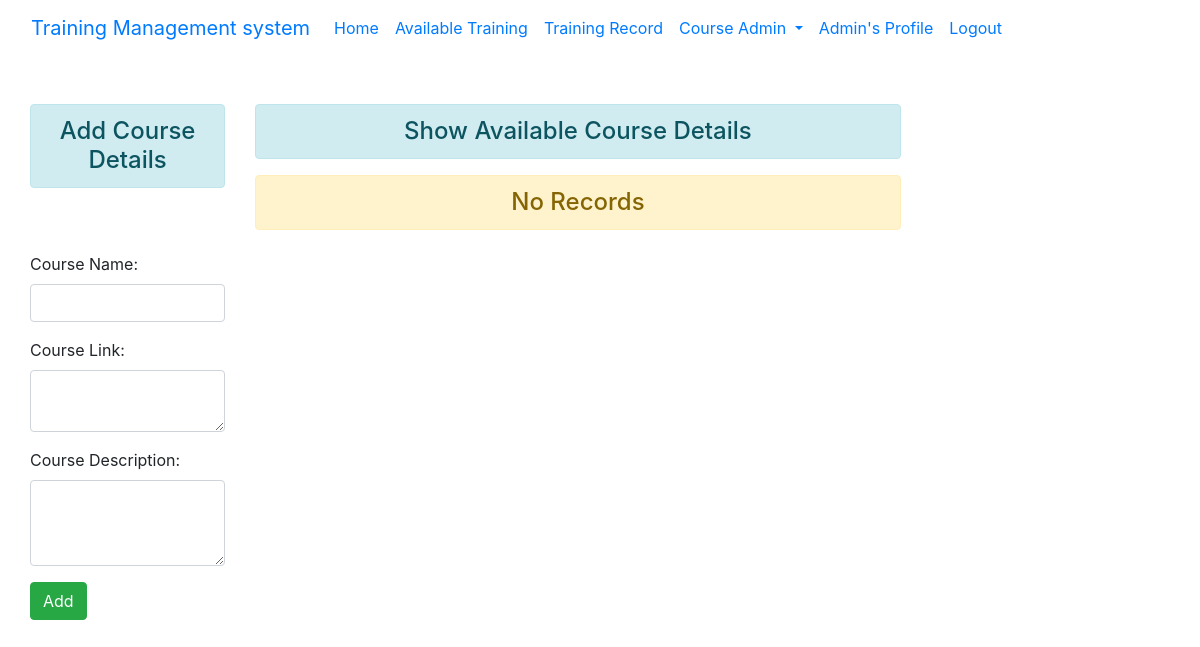
The app's page /course/add_details/ (signed in), older data.
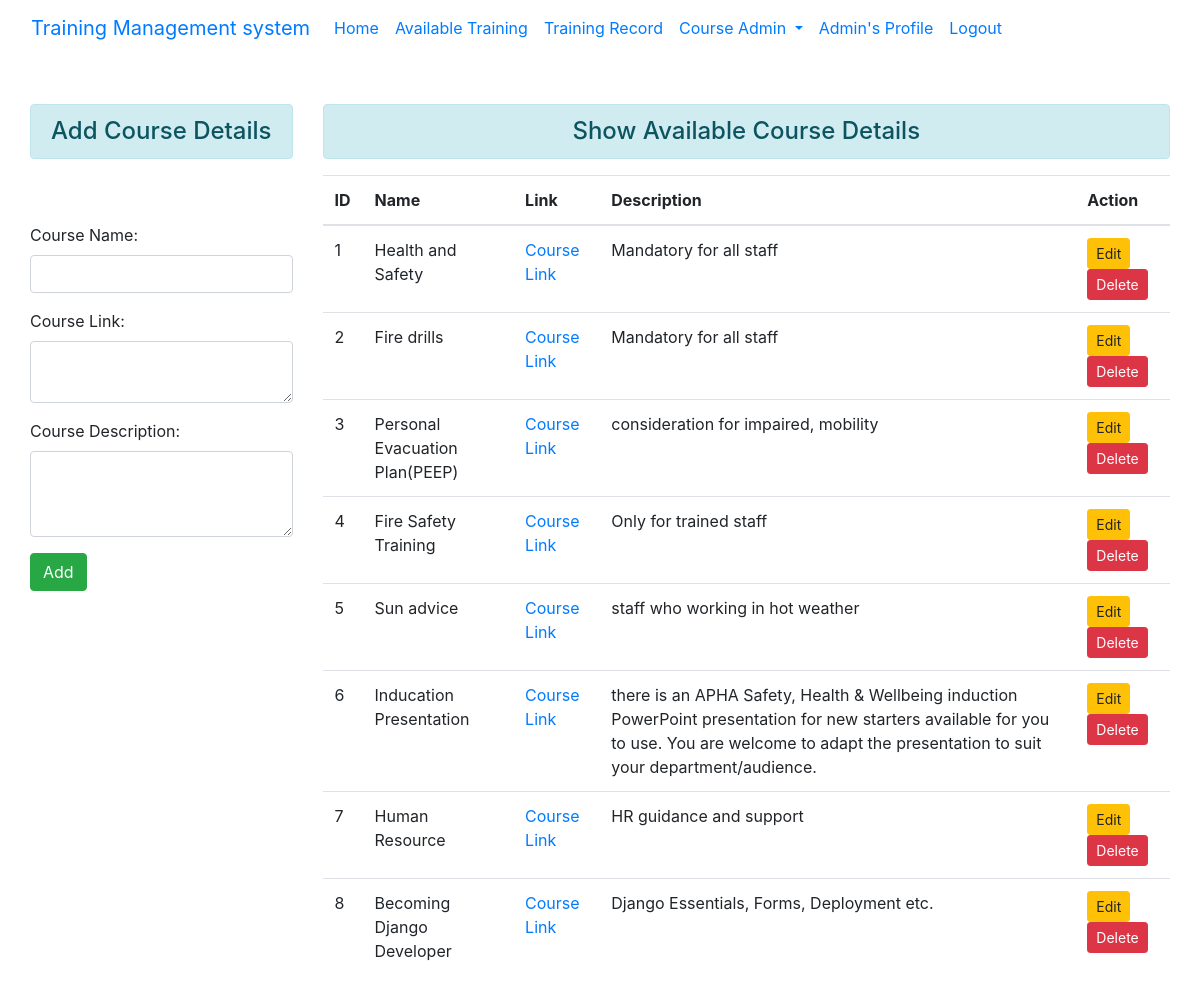
The same page, newer data.
### courseapp/models.py (models this page shows, shortened)
class CourseDetails(models.Model):
    course_name = models.CharField(max_length=100, unique=True, blank=False)
    course_link = models.URLField(verbose_name="Course Link", max_length=1000, unique=True, blank=False)
    course_desc = models.TextField(blank=True)

### courseapp/views.py (the view)
# urls.py: path('add_details/', views.add_course, name='add_details'),
@user_passes_test(lambda user: user.is_superuser)
def add_course(request):
    if request.method == 'POST':
        fm = CourseDetailsForm(request.POST)
        if fm.is_valid():
            fm.save()
            fm = CourseDetailsForm()
            messages.success(request, 'Course Successfully Added!!')
    else:
        fm = CourseDetailsForm()
    courses = CourseDetails.objects.all()
    return render(request, 'courseapp/add_details.html', {'form':fm, 'courses':courses})

### courseapp/forms.py
class CourseDetailsForm(forms.ModelForm):
    class Meta:
        model = models.CourseDetails
        fields = "__all__"
        labels = { 'course_name': 'Course Name', 'course_link': 'Course Link', 'course_desc':'Course Description'}
        widgets = { 'course_name': forms.TextInput(attrs={'class':'form-control'}),
                   'course_link': forms.Textarea(attrs={'rows':2, 'class':'form-control'}),
                   'course_desc': forms.Textarea(attrs={'rows':3, 'class':'form-control'})}

### courseapp/templates/courseapp/add_details.html (shortened to what this page needs)
{% extends 'enrollapp/base.html' %}
{% block content %}
<div class="row">
    <div class="col-sm-3 ">
        <h4 class="text-center alert alert-info"> Add Course Details </h4>
        <br/>
        <br>
        <form action="" method = "POST">
            {{ form.as_p }}
            <input type="submit" class="btn btn-success" value="Add">
        </form>
    </div>
    <div class="col-sm-9">
        <h4 class="text-center alert alert-info"> Show Available Course Details </h4>
        {% if courses %}
            <table class="table table-hover">
                <thead>
                    <tr>
                        <th scope="col">ID</th>
                        <th scope="col">Name</th>
                        <th scope="col">Link</th>
                        <th scope="col">Description</th>
                        <th scope="col">Action</th>
                    </tr>
                </thead>
                <tbody>
                    {% for course in courses %}
                        <tr>
                            <td scope="row">{{course.id}}</td>
                            <td>{{course.course_name}} </td>
                            <td><a href="{{course.course_link}}" target="_blank">Course Link</a></td>
                            <td>{{course.course_desc}}</td>
                            <td>
                                <a href="{% url 'update_course' course.id %}" class="btn btn-warning btn-sm">Edit</a>
                                <form action="{% url 'delete_course' course.id %}" method="post" class="d-inline">
                                    <input type="submit" class="btn btn-danger btn-sm" onclick='confirm("Are you sure to delete this record?")' value="Delete">
                                </form>
                            </td>
                        </tr>
                    {% endfor %}
                </tbody>
          </table>
        {%else%}
            <h4 class="text-center alert alert-warning"> No Records</h4>
        {% endif %}
    </div>
</div>
{% endblock content %}

Row changes from the older to the newer data that the page shows:
added CourseDetails: id "1", course_name "Health and Safety", course_desc "Mandatory for all staff"
added CourseDetails: id "2", course_name "Fire drills", course_desc "Mandatory for all staff"
added CourseDetails: id "3", course_name "Personal Evacuation Plan(PEEP)", course_desc "consideration for impaired, mobility"
added CourseDetails: id "4", course_name "Fire Safety Training", course_desc "Only for trained staff"
added CourseDetails: id "5", course_name "Sun advice", course_desc "staff who working in hot weather"
added CourseDetails: id "6", course_name "Inducation Presentation", course_desc "there is an APHA Safety, Health & Wellbeing induction PowerPoint presentation for new starters available for you to use. You are welcome to adapt the presentation to suit your department/audience."
added CourseDetails: id "7", course_name "Human Resource", course_desc "HR guidance and support"
added CourseDetails: id "8", course_name "Becoming Django Developer", course_desc "Django Essentials, Forms, Deployment etc."
Text that changed along with them:
text no longer shown: "No Records"
text now shown: "ID Name Link Description Action"
